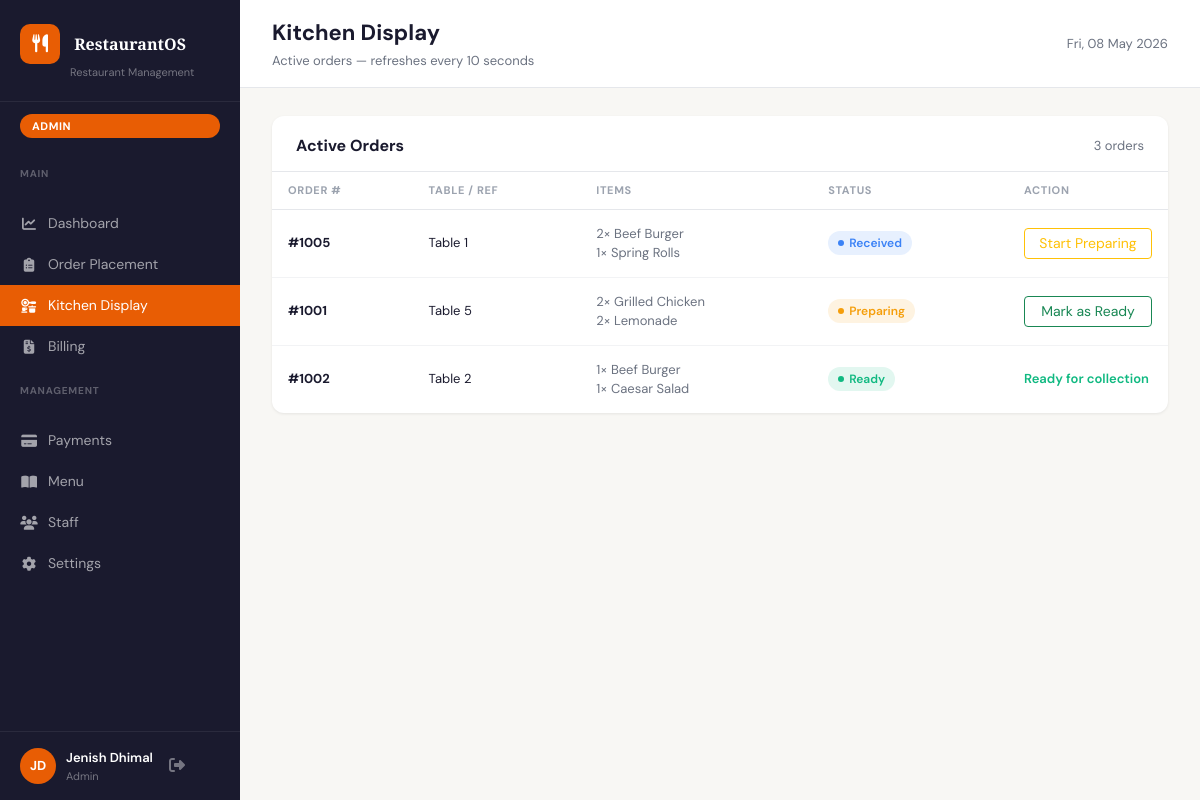
The page /kitchen.php (signed in) on the database its author committed.
### tables this page shows
CREATE TABLE orders (
    id INT UNSIGNED AUTO_INCREMENT PRIMARY KEY,
    type ENUM('dine-in','takeaway') NOT NULL,
    table_number VARCHAR(10),
    status ENUM('Received','Preparing','Ready','Paid') NOT NULL DEFAULT 'Received',
    staff_id INT UNSIGNED NOT NULL,
    created_at DATETIME NOT NULL DEFAULT CURRENT_TIMESTAMP,
    updated_at DATETIME NOT NULL DEFAULT CURRENT_TIMESTAMP ON UPDATE CURRENT_TIMESTAMP,
    FOREIGN KEY (staff_id) REFERENCES users(id),
    INDEX idx_orders_created_at (created_at),
    INDEX idx_orders_status (status)
);

### includes/orders.php (called while the page is built)
<?php
function fetch_kitchen_orders(PDO $pdo): array {
    return $pdo->query(
        "SELECT o.id, o.type, o.table_number, o.status,
                GROUP_CONCAT(CONCAT(oi.quantity, '× ', mi.name) ORDER BY mi.name SEPARATOR ', ') AS items_summary,
                TIMESTAMPDIFF(SECOND, o.created_at, NOW()) AS elapsed_seconds
         FROM orders o
         JOIN order_items oi ON oi.order_id = o.id
         JOIN menu_items  mi ON mi.id = oi.menu_item_id
         WHERE o.status IN ('Received','Preparing','Ready')
         GROUP BY o.id
         ORDER BY o.created_at DESC"
    )->fetchAll();
}

### kitchen.php (the view, shortened to what this page needs)
<?php
require_once __DIR__ . '/includes/db.php';
require_once __DIR__ . '/includes/orders.php';
$pdo    = db();
$orders = fetch_kitchen_orders($pdo);
require_once __DIR__ . '/includes/header.php';
?>
<div class="section-card">
  <div class="section-card-header">
    <h2>Active Orders</h2>
    <span style="font-size:13px;color:var(--text-secondary);"><?= count($orders) ?> order<?= count($orders) !== 1 ? 's' : '' ?></span>
  </div>
  <div style="overflow-x:auto;">
    <table class="ros-table">
      <thead>
        <tr>
          <th>Order #</th>
          <th>Table / Ref</th>
          <th>Items</th>
          <th>Status</th>
          <th style="width:160px;">Action</th>
        </tr>
      </thead>
      <tbody>
        <?php foreach ($orders as $o):
          $statusCls  = 'status-' . strtolower($o['status']);
        ?>
        <tr>
          <td><strong>#<?= (int)$o['id'] ?></strong></td>
          <td>
            <?= htmlspecialchars($o['table_number'] ?? '—') ?>
          </td>
          <td style="color:var(--text-secondary);font-size:13px;">
            <?php foreach (explode(', ', $o['items_summary']) as $line): ?>
              <div><?= htmlspecialchars($line) ?></div>
            <?php endforeach; ?>
          </td>
          <td>
            <span class="status-badge <?= $statusCls ?>"><?= htmlspecialchars($o['status']) ?></span>
          </td>
          <td>
            <?php if ($o['status'] === 'Received'): ?>
              <form method="POST" action="/orders-update.php">
                <button type="submit" class="btn btn-sm btn-outline-warning w-100">Start Preparing</button>
              </form>
            <?php elseif ($o['status'] === 'Preparing'): ?>
              <form method="POST" action="/orders-update.php">
                <button type="submit" class="btn btn-sm btn-outline-success w-100">Mark as Ready</button>
              </form>
            <?php else: ?>
              <span style="font-size:13px;color:var(--green);font-weight:600;">Ready for collection</span>
            <?php endif; ?>
          </td>
        </tr>
        <?php endforeach; ?>
      </tbody>
    </table>
  </div>
</div>
<?php require_once __DIR__ . '/includes/footer.php'; ?>

### assets/css/app.css (style rules this page uses)
:root { --accent: #E85D04; --accent-dark: #C44A00; --accent-light: #FF8C42; --sidebar-bg: #1a1a2e; --sidebar-hover: #16213e; --text-primary: #1a1a2e; --text-secondary: #6b7280; --text-light: #9ca3af; --bg-main: #f8f7f4; --bg-card: #ffffff; --border: #e5e7eb; --green: #10b981; --yellow: #f59e0b; --red: #ef4444; --shadow-sm: 0 1px 3px rgba(0, 0, 0, .08); --shadow-md: 0 4px 16px rgba(0, 0, 0, .10); --radius: 12px; --radius-sm: 8px; }
*, *::before, *::after { box-sizing: border-box; }
body { font-family: 'DM Sans', sans-serif; background: var(--bg-main); color: var(--text-primary); margin: 0; }
.section-card { background: var(--bg-card); border-radius: var(--radius); box-shadow: var(--shadow-sm); overflow: hidden; }
.section-card-header { display: flex; align-items: center; justify-content: space-between; padding: 20px 24px 16px; border-bottom: 1px solid var(--border); }
.section-card-header h2 { font-size: 16px; font-weight: 700; margin: 0; }
.ros-table { width: 100%; border-collapse: collapse; }
.ros-table th { font-size: 11px; font-weight: 700; letter-spacing: .06em; text-transform: uppercase; color: var(--text-light); padding: 10px 16px; text-align: left; border-bottom: 1px solid var(--border); }
.ros-table td { padding: 14px 16px; font-size: 13px; border-bottom: 1px solid rgba(229, 231, 235, .5); color: var(--text-primary); }
.ros-table tr:last-child td { border-bottom: none; }
.status-badge { display: inline-flex; align-items: center; gap: 5px; padding: 3px 10px; border-radius: 12px; font-size: 12px; font-weight: 600; }
.status-badge::before { content: ''; width: 6px; height: 6px; border-radius: 50%; background: currentColor; }
.status-received { background: rgba(59, 130, 246, .12); color: #3b82f6; }
.status-preparing { background: rgba(245, 158, 11, .12); color: var(--yellow); }
.status-ready { background: rgba(16, 185, 129, .12); color: var(--green); }

### rows shown on the page
orders: id "1005", table_number "Table 1", line "2× Beef Burger", line "1× Spring Rolls", status "Received"
orders: id "1001", table_number "Table 5", line "2× Grilled Chicken", line "2× Lemonade", status "Preparing"
orders: id "1002", table_number "Table 2", line "1× Beef Burger", line "1× Caesar Salad", status "Ready", shows "Ready for collection"

### other values the page prints
$user['role'] "ADMIN"
$initials "JD"
$user['name'] "Jenish Dhimal"
$user['role'] "Admin"
$pageTitle "Kitchen Display"
$pageSubtitle "Active orders — refreshes every 10 seconds"
count($orders) "3"
